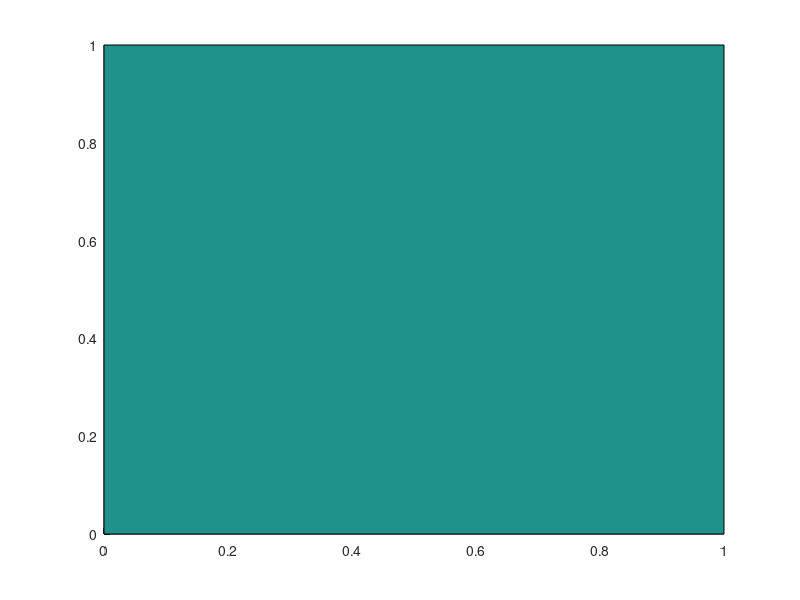

Here is the MATLAB script that generated this plot: (Note: this script raises an error after producing the figure.)
function [im,sh] = get_spray_painting()
  % GET_SPRAY_PAINTING Interactively paint on top of the current image
  % 
  % Outputs:
  %   im  image
  %
  figure(gcf);
  set(gcf,'windowbuttondownfcn',    @ondown);
  set(gcf,'KeyPressFcn',          @onkeypress    );
  hold on;
  A = axis();
  % Initialize with grayscale nan image
  h = round(A(4)-A(1));
  w = round(A(2)-A(1));
  ratio = h/w;
  if h <= 1 || w <=1 
    w = 512;
    h = ceil(ratio*w);
  end
  im = ones(h,w);
  [X,Y] = meshgrid([A(1) A(2)],[A(3) A(4)]);
  sh = surf(X,Y,1+0*X,'CData',im,'FaceColor','texturemap');
  hold off;
  drawnow;
  last_pos = [];
  pos = [];
  % window/brush radius
  r = 20;
  K = matrixnormalize(fspecial('gaussian',r*2+1,5));

  still_painting = true;
  while still_painting
    drawnow;
  end

  function paint_at(p)
    p = round( ((p-[X(1) Y(1)])./([X(end) Y(end)]-[X(1) Y(1)])).*[w h]);
    I = max(1,p(2)-r):min(size(im,1),p(2)+r);
    J = max(1,p(1)-r):min(size(im,2),p(1)+r);
    Kij = K(I-p(2)+r+1,J-p(1)+r+1);
    im(I,J) = min(max(im(I,J)-Kij,0),1);
    sh.CData = im;
  end
  function ondown(src,ev)
    set(gcf,'windowbuttonmotionfcn',@ondrag);
    set(gcf,'windowbuttonupfcn',    @onup);
    last_pos = eye(1,2)*get(gca,'currentpoint')*eye(3,2);
    pos = last_pos;
    paint_at(pos);
  end
  function ondrag(src,ev)
    %% paint from last_pos to pos
    last_pos = pos;
    pos = eye(1,2)*get(gca,'currentpoint')*eye(3,2);
    paint_at(pos);
  end
  function onup(src,ev)
    set(gcf,'windowbuttonmotionfcn','');
    set(gcf,'windowbuttonupfcn','');
    last_pos = [];
    pos = [];
  end
  function onkeypress(src,ev)
    %switch ev.Character
    %case 'r'
    %end
    still_painting = false;
  end
end
